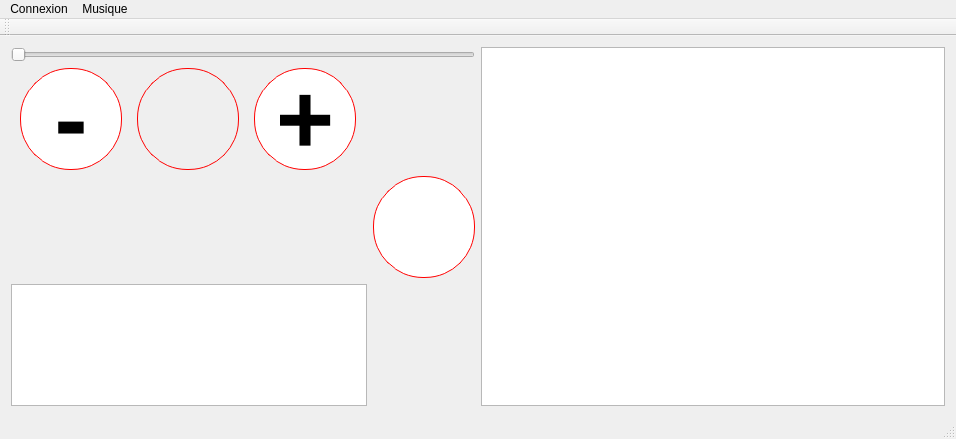
<?xml version="1.0" encoding="UTF-8"?>
<ui version="4.0">
 <class>MainWindow</class>
 <widget class="QMainWindow" name="MainWindow">
  <property name="geometry">
   <rect>
    <x>0</x>
    <y>0</y>
    <width>956</width>
    <height>439</height>
   </rect>
  </property>
  <property name="windowTitle">
   <string>TalaSound</string>
  </property>
  <widget class="QWidget" name="centralWidget">
   <property name="styleSheet">
    <string notr="true"/>
   </property>
   <layout class="QGridLayout" name="gridLayout">
    <item row="1" column="0" rowspan="2">
     <layout class="QGridLayout" name="gridLayout_2">
      <property name="sizeConstraint">
       <enum>QLayout::SetMaximumSize</enum>
      </property>
      <item row="0" column="1">
       <layout class="QHBoxLayout" name="horizontalLayout">
        <property name="sizeConstraint">
         <enum>QLayout::SetMinAndMaxSize</enum>
        </property>
        <item>
         <widget class="QPushButton" name="buttonDownVolume">
          <property name="font">
           <font>
            <pointsize>75</pointsize>
            <weight>75</weight>
            <bold>true</bold>
           </font>
          </property>
          <property name="styleSheet">
           <string notr="true">QPushButton#buttonDownVolume {
background-color: white;
 border-style: solid;
 border-width:1px;
 border-radius:50px;
 border-color: red;
 max-width:100px;
 max-height:100px;
 min-width:100px;
 min-height:100px;
}</string>
          </property>
          <property name="text">
           <string>-</string>
          </property>
         </widget>
        </item>
        <item>
         <widget class="QPushButton" name="buttonVolumeONOFF">
          <property name="styleSheet">
           <string notr="true">QPushButton {
 border-style: solid;
 border-width:1px;
 border-radius:50px;
 border-color: red;
 max-width:100px;
 max-height:100px;
 min-width:100px;
 min-height:100px;
}</string>
          </property>
          <property name="text">
           <string/>
          </property>
          <property name="iconSize">
           <size>
            <width>76</width>
            <height>76</height>
           </size>
          </property>
         </widget>
        </item>
        <item>
         <widget class="QPushButton" name="buttonUpVolume">
          <property name="sizePolicy">
           <sizepolicy hsizetype="Minimum" vsizetype="Fixed">
            <horstretch>0</horstretch>
            <verstretch>0</verstretch>
           </sizepolicy>
          </property>
          <property name="font">
           <font>
            <pointsize>75</pointsize>
            <weight>75</weight>
            <bold>true</bold>
            <strikeout>false</strikeout>
           </font>
          </property>
          <property name="styleSheet">
           <string notr="true">QPushButton#buttonUpVolume {
background-color: white;
 border-style: solid;
 border-width:1px;
 border-radius:50px;
 border-color: red;
 max-width:100px;
 max-height:100px;
 min-width:100px;
 min-height:100px;
}
</string>
          </property>
          <property name="text">
           <string>+</string>
          </property>
         </widget>
        </item>
       </layout>
      </item>
      <item row="4" column="1">
       <layout class="QHBoxLayout" name="horizontalLayout_2">
        <property name="sizeConstraint">
         <enum>QLayout::SetMaximumSize</enum>
        </property>
       </layout>
      </item>
      <item row="2" column="1">
       <widget class="QLabel" name="labelDuration">
        <property name="text">
         <string/>
        </property>
       </widget>
      </item>
      <item row="0" column="2">
       <spacer name="verticalSpacer_2">
        <property name="orientation">
         <enum>Qt::Vertical</enum>
        </property>
        <property name="sizeHint" stdset="0">
         <size>
          <width>20</width>
          <height>40</height>
         </size>
        </property>
       </spacer>
      </item>
      <item row="4" column="2">
       <spacer name="verticalSpacer">
        <property name="orientation">
         <enum>Qt::Vertical</enum>
        </property>
        <property name="sizeHint" stdset="0">
         <size>
          <width>20</width>
          <height>40</height>
         </size>
        </property>
       </spacer>
      </item>
      <item row="2" column="2">
       <widget class="QPushButton" name="buttonPlayPause">
        <property name="sizePolicy">
         <sizepolicy hsizetype="MinimumExpanding" vsizetype="MinimumExpanding">
          <horstretch>0</horstretch>
          <verstretch>0</verstretch>
         </sizepolicy>
        </property>
        <property name="minimumSize">
         <size>
          <width>102</width>
          <height>102</height>
         </size>
        </property>
        <property name="font">
         <font>
          <pointsize>75</pointsize>
          <weight>75</weight>
          <bold>true</bold>
         </font>
        </property>
        <property name="whatsThis">
         <string>&lt;html&gt;&lt;head/&gt;&lt;body&gt;&lt;p&gt;&lt;br/&gt;&lt;/p&gt;&lt;/body&gt;&lt;/html&gt;</string>
        </property>
        <property name="styleSheet">
         <string notr="true">QPushButton {
background-color: white;
 border-style: solid;
 border-width:1px;
 border-radius:50px;
 border-color: red;
 max-width:100px;
 max-height:100px;
 min-width:100px;
 min-height:100px;
}</string>
        </property>
        <property name="text">
         <string/>
        </property>
        <property name="iconSize">
         <size>
          <width>60</width>
          <height>76</height>
         </size>
        </property>
       </widget>
      </item>
      <item row="3" column="1">
       <widget class="QTextBrowser" name="logTextBrowser"/>
      </item>
     </layout>
    </item>
    <item row="0" column="0">
     <widget class="QSlider" name="playSlider">
      <property name="orientation">
       <enum>Qt::Horizontal</enum>
      </property>
     </widget>
    </item>
    <item row="0" column="2" rowspan="3">
     <widget class="QListView" name="listMusicView">
      <property name="sizePolicy">
       <sizepolicy hsizetype="MinimumExpanding" vsizetype="Expanding">
        <horstretch>0</horstretch>
        <verstretch>0</verstretch>
       </sizepolicy>
      </property>
     </widget>
    </item>
   </layout>
  </widget>
  <widget class="QMenuBar" name="menuBar">
   <property name="geometry">
    <rect>
     <x>0</x>
     <y>0</y>
     <width>956</width>
     <height>23</height>
    </rect>
   </property>
   <widget class="QMenu" name="menuConnexion">
    <property name="title">
     <string>Connexion</string>
    </property>
    <addaction name="actionConnexion"/>
   </widget>
   <widget class="QMenu" name="menuMusique">
    <property name="title">
     <string>Musique</string>
    </property>
    <addaction name="actionLire_Musique"/>
   </widget>
   <addaction name="menuConnexion"/>
   <addaction name="menuMusique"/>
  </widget>
  <widget class="QToolBar" name="mainToolBar">
   <attribute name="toolBarArea">
    <enum>TopToolBarArea</enum>
   </attribute>
   <attribute name="toolBarBreak">
    <bool>false</bool>
   </attribute>
  </widget>
  <widget class="QStatusBar" name="statusBar"/>
  <action name="actionConnexion">
   <property name="text">
    <string>Connexion</string>
   </property>
  </action>
  <action name="actionLire_Musique">
   <property name="text">
    <string>Lire Musique</string>
   </property>
  </action>
 </widget>
 <layoutdefault spacing="6" margin="11"/>
 <resources/>
 <connections/>
 <slots>
  <slot>jump()</slot>
 </slots>
</ui>
